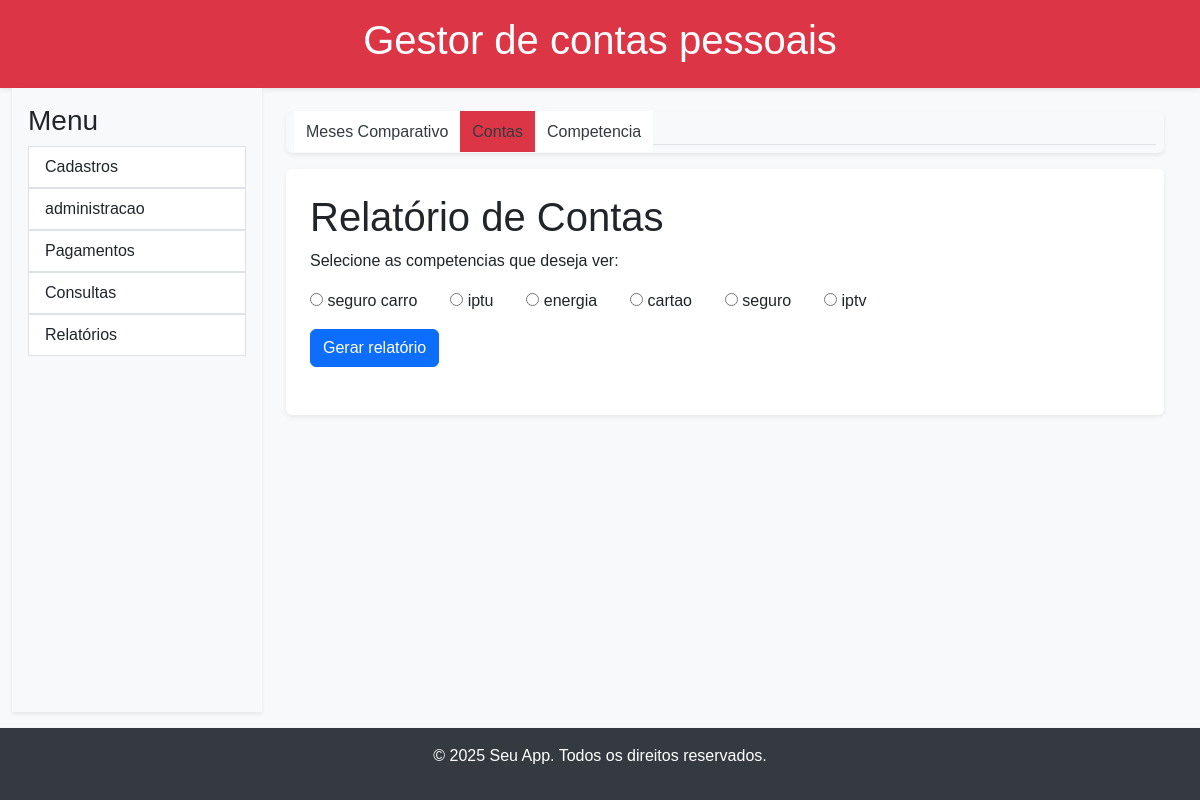
Page /relatorio_contas/ on the committed database.
### app/gestor_contas/models.py (models this page shows, shortened)
class Submenu(models.Model):
    nome = models.CharField(max_length=100)
    url = models.CharField(max_length=100)
    icone = models.CharField(max_length=50)
    pagina = models.CharField(max_length=100)

class Conta(models.Model):
    nome = models.CharField(max_length=255)
    data_vencimento = models.IntegerField(
        validators=[MinValueValidator(1), MaxValueValidator(31)],
        verbose_name="Dia de Vencimento"  # Opcional: Um nome mais amigável para o campo
    )
    observacoes = models.TextField(null=True, blank=True)
    data_cadastro = models.DateTimeField(auto_now_add=True)
    ativa = models.BooleanField(default=True)
    mensal = models.BooleanField(default=False)
    subvalor = models.BooleanField(default=False)

### app/gestor_contas/views.py (the view)
# urls.py: path('relatorio_contas/', views.relatorio_contas, name='relatorio_contas'),
def relatorio_contas(request):
    if request.method == 'POST':
        contas_select = request.POST.get('conta')
        conta =    Conta.objects.get(id=contas_select)
        contas_pagas_select = ContaPaga.objects.filter(conta=conta)
        meses=[]
        valores=[]
        for contas_pagas in contas_pagas_select:
            meses.append(f'{contas_pagas.competencia.mes}/{contas_pagas.competencia.ano}')
            valores.append(contas_pagas.valor_pago)
        grafico = grafico_barras_com_media(meses, valores, 'Meses', 'Valor', 'Meses')
        subtitulo = f'Contas pagas da conta {conta.nome.upper()}'
    else:
        grafico = False
        subtitulo = False
    contas = Conta.objects.all()
    context = {
        'submenu': geraSubMenu('relatorios'),
        'title': 'Relatório de Contas',
        'subtitle': subtitulo,
        'contas': contas,
        'grafico': grafico,
    }
    return render(request, 'gestor_contas/relatorio_contas.html', context)

### app/gestor_contas/utils.py (called while the page is built)
def geraSubMenu(pagina):
    submenu = Submenu.objects.filter(pagina=pagina)
    return submenu

### templates/gestor_contas/relatorio_contas.html (shortened to what this page needs)
{% extends 'base/base.html' %}
{% block sidebar %}
    {% include 'shared/sidebar.html' %}
{% endblock %}
{% block submenu %}
    {% include 'shared/submenu.html' %}
{% endblock %}
{% block content %}
    <div class="bg-white p-4 shadow-sm rounded">
        <h1>{{title}}</h1>
        <p>Selecione as competencias que deseja ver:</p>
        <div class="row">
            <form action="{% url 'gestor_contas:relatorio_contas' %}" method="POST">
                <div class="row">
                    {% for conta in contas %}
                        <div class="col-md-auto">
                            <input type="radio" id="conta{{ conta.id }}" name="conta" value="{{ conta.id }}">
                            <label for="conta{{ conta.id }}">{{conta.nome }}</label>&nbsp;&nbsp;
                        </div>
                    {% endfor %}
                </div>
                <div class="col-md-12 mt-3">
                    <input type="submit" value="Gerar relatório" class="btn btn-primary">
                </div>
            </form>
        </div>
    </div>
{% endblock %}

### templates/shared/submenu.html
<div class="bg-light p-2 mb-3 shadow-sm rounded">
    {% if submenu %}
    <ul class="nav nav-tabs">
        {% for item in submenu %}
        <li class="nav-item">
            {% url item.url as submenu_url %}
                <a class="submenu {% if request.path == submenu_url %}active{% endif %}"
                aria-current="page" href="{{ submenu_url }}">{{ item.nome }}</a>
        </li>
        {% endfor %}
    </ul>
    {% endif %}
</div>

### static/css/style.css (style rules this page uses)
body { font-family: sans-serif; background-color: #f8f9fa; display: flex; flex-direction: column; min-height: 100vh; }
.submenu { background-color: #ffffff; padding: 0.75rem; margin-bottom: 0.5rem; transition: background-color 0.3s ease; }
.submenu.active { background-color: #dc3545; padding: 0.75rem; }
.shadow-sm { box-shadow: 0 .125rem .25rem rgba(0,0,0,.075)!important; }
a { text-decoration: none; color: #343a40; }

### rows in the picture
Submenu: nome "Meses Comparativo"
Submenu: nome "Contas"
Submenu: nome "Competencia"
Conta: nome "seguro carro"
Conta: nome "iptu"
Conta: nome "energia"
Conta: nome "cartao"
Conta: nome "seguro"
Conta: nome "iptv"

### other values in the picture
{{ title }} "Relatório de Contas"
